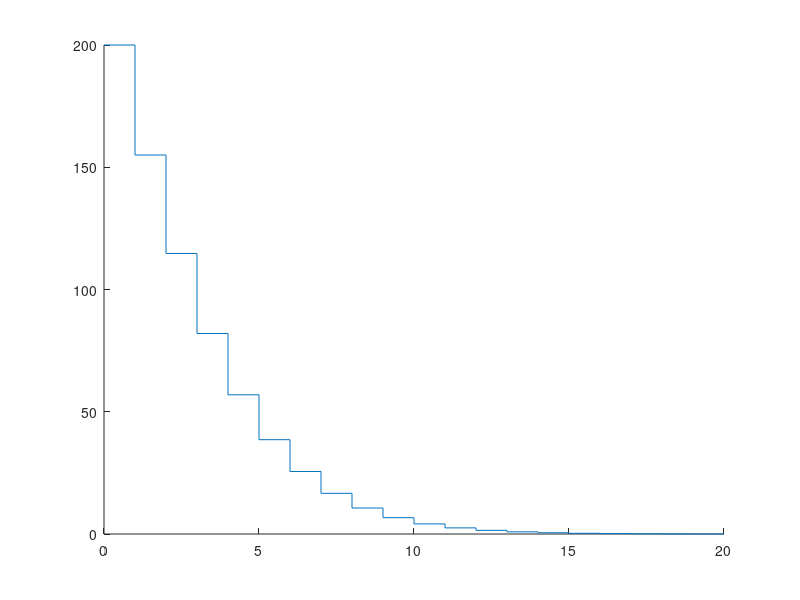

Write MATLAB code to recreate this figure. (Note: this script raises an error after producing the figure.)
%% SYSTEM THEORY AND ADVANCED CONTROL - Academic Year 2024/2025
% EXERCISE SESSION V
% Reachability Discrete Time

clear all; clc; close all;

%% System Model

% Details about the state variables and control inputs meaning in the
% addendum PDF

A = [0.8, -0.2, -0.1;
    0.1, 0.5, 0.1;
    0.1, - 0.1, 0.5
    ];

B = [2, 0, -0.1, 0;
    0, 0.3, -0.4, - 0.5;
    0.5, 0.2, -0.5, -0.4
    ];

eigenvalues = eigs(A);
disp('Eigenvalues of A')
disp(eigenvalues)
disp('Rank of B')
disp(rank(B))
%% Computation of the Reachability/Controllability Matrix
R = [B A*B A*A*B]; 
R_matlab = ctrb(A, B);

disp('Reachability Matrix by Hand')
disp(R)
disp('Rank of R:')
disp(rank(R))

disp('Reachability Matrix via MATLAB command')
disp(R_matlab)
disp('Rank of R matlab command:')
disp(rank(R_matlab))

%% System behavior with no input u = 0

x0 = [200;
    5; 
    40
    ];

n_steps = 20;
xx = zeros(size(x0, 1), n_steps);
xx(:, 1) = x0;

for k=2:(n_steps + 1)
    xx(:, k) = A * xx(:, k - 1);
end

figure;
ax1 = gca;
hold(ax1, 'all');
stairs(0:n_steps', xx', LineWidth=1.5);
legend('Chickens, $x_1$', 'Wolves, $x_2$', 'Boars, $x_3$', interpreter='latex', ...
    location='northeast')
grid();
xlabel('Steps')
ylabel('System States')

%% Computation of the Control Input u

x0 = [200;
    5; 
    40
    ];

x_ref = [350;
    15;
    50
    ];

k_ref = 3;

n = size(A, 1);
m = size(B, 2);

R_ref = zeros(n, n*m);

for k=1:k_ref
    R_ref(:, m*(k-1) + 1:m*k) = A^(k - 1)*B;
end

uu = R_ref' * pinv(R_ref * R_ref')*(x_ref - A^k_ref * x0);
% disp(uu)
uu_seq = fliplr(reshape(uu, m, k_ref));
% disp(uu_seq)


%% Simulate the Results
close all;
n_steps = k_ref;

xx = zeros(size(x0, 1) ,n_steps + 1);
xx(:,1) = x0;

for k=2:n_steps + 1
   xx(:,k) = A*xx(:, k-1)+ B*uu_seq(:, k-1);
end

figure;
ax2 = gca;
hold(ax2, 'all');
stairs(ax2, 0:n_steps', xx', LineWidth=2);
plot(ax2, 0:n_steps, x_ref .* ones(size(x_ref, 1), n_steps + 1), LineStyle='--', LineWidth=1.5);
legend(ax2, 'Chickens, $x_1$', 'Wolves, $x_2$', 'Boars, $x_3$',...
    '$x_{ref,1}$', '$x_{ref,2}$', '$x_{ref,3}$', interpreter='latex', ...
    location='northwest')
grid(ax2);
xlabel(ax2, 'Steps')
ylabel(ax2, 'System States')
title(ax2, 'Reach of the target with arbitrary k')



%% Can we lower the k_ref?
% What is the system Reachability Index?

rank(B)

r_index = 1;

k_ref = r_index;

% Let's compute the new control input 

x0 = [200;
    5; 
    40
    ];

x_ref = [500;
    150;
    200
    ];

R_ref = B;

uu = R_ref' * pinv(R_ref * R_ref')*(x_ref - A^k_ref * x0);
% disp(uu)
uu_seq = fliplr(reshape(uu, m, k_ref));
% disp(uu_seq)

%% Simulate the Results
n_steps = r_index;

xx = zeros(size(x0, 1) ,n_steps + 1);
xx(:,1) = x0;

for k=2:n_steps + 1
   xx(:,k) = A*xx(:, k-1)+ B*uu_seq(:, k-1);
end

figure;
ax3 = gca;
hold(ax3, 'all');
stairs(ax3, 0:n_steps', xx', LineWidth=1.5);
plot(ax3, 0:n_steps, x_ref .* ones(size(x_ref, 1), n_steps + 1), LineStyle='--', LineWidth=1.5);
legend(ax3, 'Chickens, $x_1$', 'Wolves, $x_2$', 'Boars, $x_3$',...
    '$x_{ref,1}$', '$x_{ref,2}$', '$x_{ref,3}$', interpreter='latex', ...
    location='northwest')
grid(ax3);
xlabel(ax3, 'Steps')
ylabel(ax3, 'System States')
title(ax3, 'Reach of the target state with Reach. Index')

%% Is it possible with a fewer number of inputs
% to reach the exact reference state in one step?
% No, it is not. We know that if the rank of B < n, the best we can get is
% to reach the state after n steps (if the system is C.R.)

% Suppose to reduce the number of inputs from 4 to 2
clc; clear all; 

A = [0.8, -0.2, -0.1;
    0.1, 0.5, 0.1;
    0.1, - 0.1, 0.5
    ];

B = [2, 0;
    0, 0.3;
    0.5, 0.2
    ];

disp('Rank of the matrix B');
rank(B)
% Let's check again the controllability matrix
R = ctrb(A, B);
disp('Controllability Matrix rank');
rank(R)

R_manual = [B A*B];
disp('Controllability Matrix rank (by hand)')
rank(R_manual)

r_index = 1;
k_ref = 3; % Is it possible if rank B < n?
m = size(B, 2);

% Let's compute the new control input 
x0 = [200;
    5; 
    40
    ];

x_ref = [350;
    15;
    50
    ];

n = size(A, 1);
m = size(B, 2);

R_ref = zeros(n, n*m);

% Populate the Reachability matrix
for k=1:k_ref
    R_ref(:, m*(k-1) + 1:m*k) = A^(k - 1)*B;
end

% Computation of the Control Input u
uu = R_ref' * pinv(R_ref * R_ref')*(x_ref - A^k_ref * x0);
disp(uu)

% Rearrange the vector to obtain the correct dimension
uu_seq = fliplr(reshape(uu, m, k_ref));
% disp(uu_seq)

n_steps = k_ref;

xx = zeros(size(x0, 1) ,n_steps + 1);
xx(:,1) = x0;

for k=2:n_steps + 1
   xx(:,k) = A*xx(:, k-1)+ B*uu_seq(:, k-1);
end

figure;
ax4 = gca;
hold(ax4, 'all');
stairs(ax4, 0:n_steps', xx', LineWidth=1.5);
plot(ax4, 0:n_steps, x_ref .* ones(size(x_ref, 1), n_steps + 1), LineStyle='--', LineWidth=1.5);
legend(ax4, 'Chickens, $x_1$', 'Wolves, $x_2$', 'Boars, $x_3$',...
    '$x_{ref,1}$', '$x_{ref,2}$', '$x_{ref,3}$', interpreter='latex', ...
    location='northwest')
grid(ax4);
xlabel(ax4, 'Steps')
ylabel(ax4, 'System States')
title(ax4, 'Reach of the target state with fewer inputs')

%% Extra - Add an Arbitrary vector into the Kernel of R_ref
% You can add any other element in the kernel of R_ref without affecting
% the end state but perhaps affecting the trajectory and the control energy

% 1) Compare uu_seq computed before with another uu_seq + deltaU, where deltaU
% is an arbitrary vector from the kernel of R_ref

% hint 
%deltaU = ker_Rref * scalar * rand
% u* + deltaU

% 2) Plot and compare the two norms

%% Extra - Compute the Equilibrium input U_eq for X_ref
% The computed control input u, is to 'reach' the target state, can we
% actually hold the state at x_reference as t -> infinity?

% u* reachability control input
% u_eq keep the state to x_ref

% 1) Check if the computed uu_seq is able to maintain the system at x_ref

% hint - create another vector with uu_seq and simulate for k > k_ref

% 2) Compute the equilibrium control input to reach x_ref
% hint - rely on the eq. pair (x_eq, u_eq) from the theory of DT systems.

%% Extra - Exploring Redundancy.

% What about, for example, lowering the amount of poison realeased in the
% environment?

% 1) With the same idea exploited before (thanks to the kernel of R_ref) try
% to compute a control input u reaching the same x_ref but lowering the
% amount of poison released (i.e. input u3).
